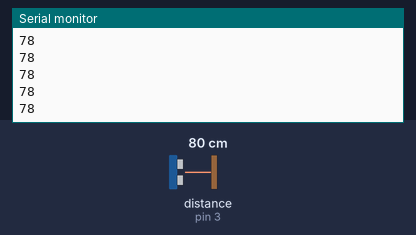
Bench run of a sketch on a simulated Arduino Uno, built with avr-gcc and run on an emulated ATmega328P. Parts: the last lines printed to the serial monitor. Wiring (inferred from the names in the program): ultrasonic range finder: trigger pin 2; echo pin 3. The inputs (shaded band) are chosen by the test bench; at power-on: distance to the obstacle (sensor on pin 3) 80 cm. The echo pulse lasts 58.3 µs per cm.

Above: at 1.2 s.
1.3 s: distance to the obstacle (sensor on pin 3) set to 2 cm
At 1.34 s:
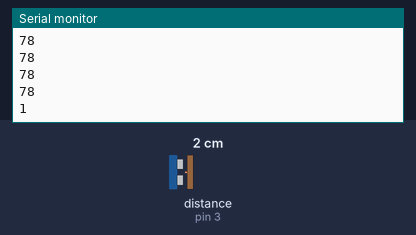
2.8 s: distance to the obstacle (sensor on pin 3) set to 4 cm
At 2.81 s:
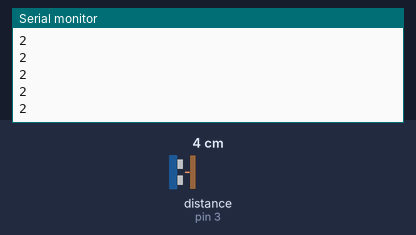
Timing chart, 0 to 5.8 s (numbered marks = the images above; inputs shaded):
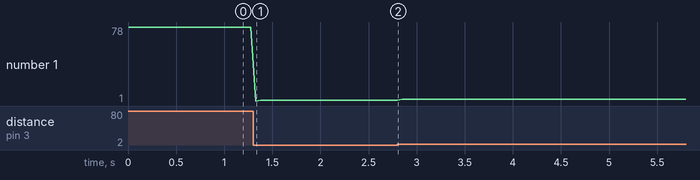

The sketch:

ultrasonic.ino
```cpp
#define TRIG 2
#define ECHO 3

void setup() {
 //set serial
 Serial.begin(9600);

 //set ultrasonic
 pinMode(TRIG, OUTPUT);
 pinMode(ECHO, INPUT);
}

void loop() {
 digitalWrite(TRIG, HIGH);
 delayMicroseconds(10);
 digitalWrite(TRIG, LOW);
 long distance=pulseIn(ECHO, HIGH)*340/2/10000;  //pulseIn 명령어를 통해 Echo핀에 초음파가 들어오는 시간계산
 Serial.println(distance);
 delay(50);
}
```

Measured:
- after the input at 1.3 s, the serial monitor: prints a new line at once (image 1)
- plotted number 1: 78 → 2 after the input at 1.3 s, 2 → 3 after the input at 2.8 s
